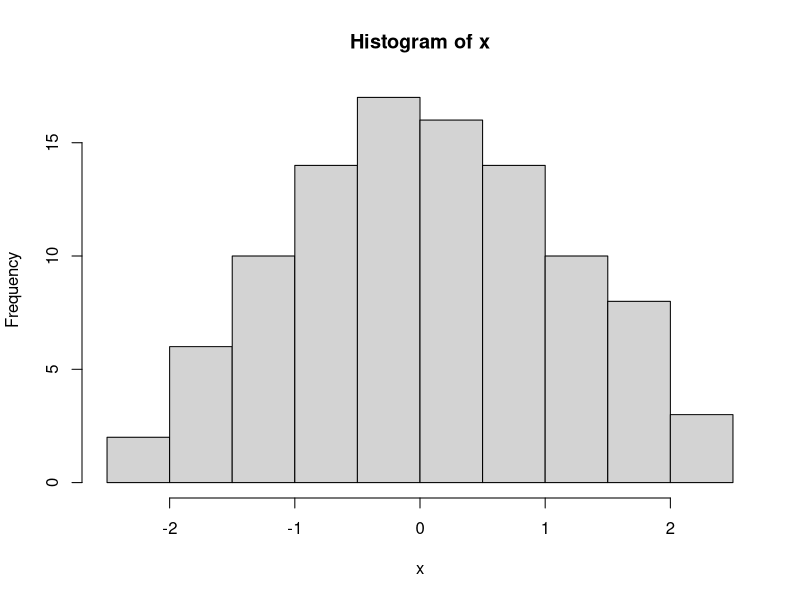

Write the R code that produced this figure.
#과제 1: 표준정규분포 자료 생성 및 확인
x<-rnorm(100)

mean(x)  #x의 평균은 0에 가깝게 나오는지확인
sd(x)    #x의 표준편차는 1에 가깝게 나오는지확인

hist(x) #히스토그램이 종모양인지 확인

#과제 2: 동전 100번 던지기 (100개의 b(1,p))

set.seed(1234) #고정하는법, 랜덤고정시키는거
x<-rbinom(100, 1, 1/2) #나올확률 1/2
sum(x)
sum(x)/length(x) #길이롤 나오면 확률을 구할수있음

#과제 3: